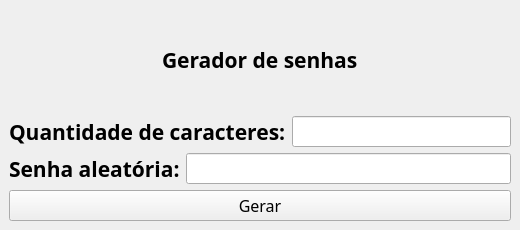
<?xml version="1.0" encoding="UTF-8"?>
<ui version="4.0">
 <class>MainWindow</class>
 <widget class="QMainWindow" name="MainWindow">
  <property name="geometry">
   <rect>
    <x>0</x>
    <y>0</y>
    <width>520</width>
    <height>230</height>
   </rect>
  </property>
  <property name="minimumSize">
   <size>
    <width>520</width>
    <height>230</height>
   </size>
  </property>
  <property name="maximumSize">
   <size>
    <width>520</width>
    <height>230</height>
   </size>
  </property>
  <property name="windowTitle">
   <string>MainWindow</string>
  </property>
  <widget class="QWidget" name="centralwidget">
   <layout class="QVBoxLayout" name="verticalLayout">
    <item alignment="Qt::AlignHCenter">
     <widget class="QLabel" name="label">
      <property name="font">
       <font>
        <family>Noto Sans</family>
        <pointsize>16</pointsize>
        <weight>75</weight>
        <bold>true</bold>
       </font>
      </property>
      <property name="text">
       <string>Gerador de senhas</string>
      </property>
     </widget>
    </item>
    <item>
     <layout class="QHBoxLayout" name="horizontalLayout">
      <item>
       <widget class="QLabel" name="label_2">
        <property name="font">
         <font>
          <family>Noto Sans</family>
          <pointsize>16</pointsize>
          <weight>75</weight>
          <bold>true</bold>
         </font>
        </property>
        <property name="text">
         <string>Quantidade de caracteres:</string>
        </property>
       </widget>
      </item>
      <item>
       <widget class="QLineEdit" name="linha_quantidade_caracteres">
        <property name="font">
         <font>
          <family>Noto Sans</family>
          <pointsize>12</pointsize>
         </font>
        </property>
       </widget>
      </item>
     </layout>
    </item>
    <item>
     <layout class="QHBoxLayout" name="horizontalLayout_2">
      <item>
       <widget class="QLabel" name="label_3">
        <property name="font">
         <font>
          <family>Noto Sans</family>
          <pointsize>16</pointsize>
          <weight>75</weight>
          <bold>true</bold>
         </font>
        </property>
        <property name="text">
         <string>Senha aleatória:</string>
        </property>
       </widget>
      </item>
      <item>
       <widget class="QLineEdit" name="linha_senha_aleatoria">
        <property name="font">
         <font>
          <family>Noto Sans</family>
          <pointsize>12</pointsize>
         </font>
        </property>
       </widget>
      </item>
     </layout>
    </item>
    <item>
     <widget class="QPushButton" name="botao_gerar_senha">
      <property name="font">
       <font>
        <family>Noto Sans</family>
        <pointsize>12</pointsize>
       </font>
      </property>
      <property name="cursor">
       <cursorShape>PointingHandCursor</cursorShape>
      </property>
      <property name="text">
       <string>Gerar</string>
      </property>
     </widget>
    </item>
   </layout>
  </widget>
 </widget>
 <resources/>
 <connections/>
</ui>
